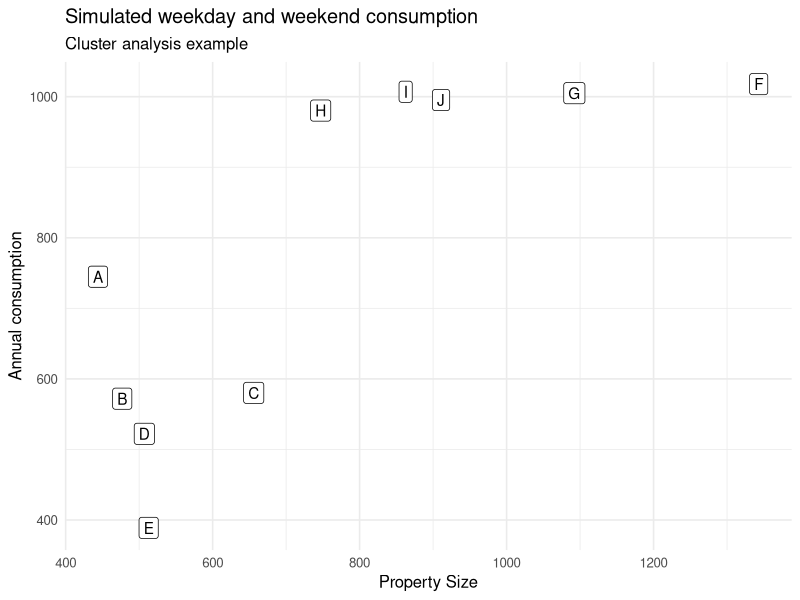

Write R code to recreate this figure. (Note: this script raises an error after producing the figure.)
############################################
# R4H2O 9: Segmentation and Cluster Analysis
############################################

# Clustering Example

library(tidyverse)
set.seed(123)
customers <- tibble(id = LETTERS[1:10],
                    property_size = c(rnorm(5, 500, 100), rnorm(5, 1000, 200)),
                    consumption = c(rnorm(5, 500, 200), rnorm(5, 1000, 10)))
ggplot(customers, aes(property_size, consumption)) +
  geom_label(aes(label = id)) +
  labs(title = "Simulated weekday and weekend consumption",
       subtitle = "Cluster analysis example",
       x = "Property Size", y = "Annual consumption") +
  theme_minimal(base_size = 12)

# Scaling the data

# Manual Scaling

with(customers, (consumption - mean(consumption)) / sd(consumption))

# Scaling function

customers_scaled <- scale(customers[, -1])
customers_scaled

dist(s)

# Distance matrix

customers_dist <- dist(customers_scaled)
round(customers_dist, 2)

# Hierarchical clustering

customer_clusters <- hclust(customers_dist)

customer_clusters

# Visualise the clusters

plot(customer_clusters,
     main = "Clustering Example",
     sub = "Simulated data",
     labels = customers$id)

customers$segment <- cutree(customer_clusters, k = 2)

ggplot(customers, aes(property_size, consumption, fill = factor(segment))) +
    geom_label(aes(label = id)) +
    scale_fill_manual(values = c("grey90", "grey60"), name = "Segment") +
    labs(title = "Simulated weekday and weekend consumption",
         subtitle = "Cluster analysis example",
         x = "Property Size", y = "Annual consumption") +
    theme_bw(base_size = 10)

plot(rev(customer_clusters$height), type = "b")
